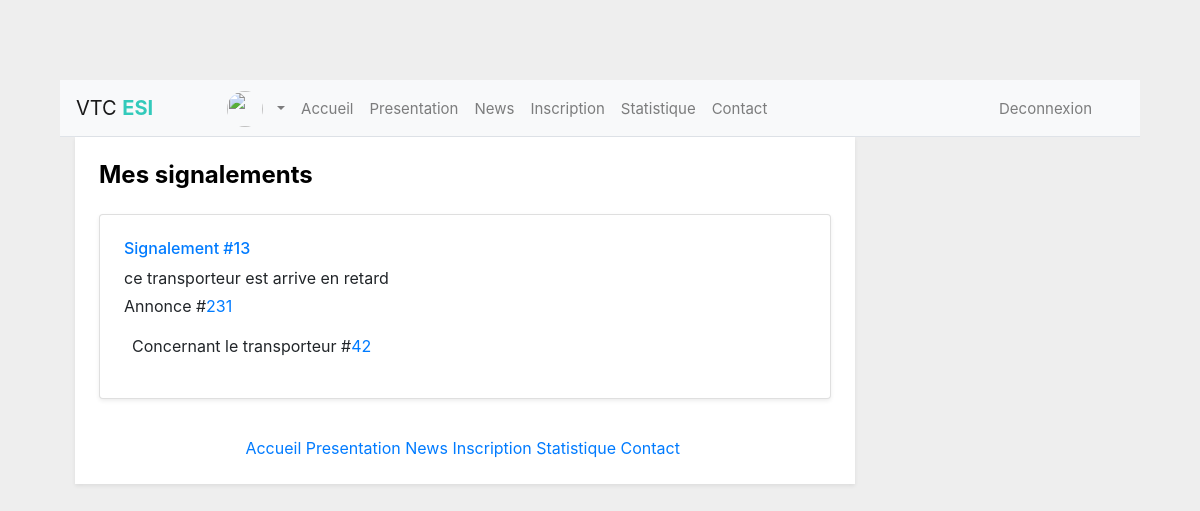
Screenshot of /profilsController/listeSignalement (signed in) with the database file from the repository.
### tables this page shows
CREATE TABLE IF NOT EXISTS `signalement` (
  `transporteur_id` int(11) NOT NULL,
  `id_clent` int(11) NOT NULL,
  `id_annonce` int(11) NOT NULL,
  `texte` varchar(255) NOT NULL,
  `id` int(11) NOT NULL AUTO_INCREMENT,
  `type` varchar(255) NOT NULL,
  PRIMARY KEY (`id`)
);

CREATE TABLE IF NOT EXISTS `transporteur` (
  `transporteur_id` int(11) NOT NULL AUTO_INCREMENT,
  `nom` varchar(255) NOT NULL,
  `prenom` varchar(255) NOT NULL,
  `email` varchar(255) NOT NULL,
  `motdepasse` varchar(255) NOT NULL,
  `tel` int(11) NOT NULL,
  `certifie` varchar(30) NOT NULL,
  `statut` varchar(30) NOT NULL,
  `somme` int(11) DEFAULT '0',
  `note` int(11) DEFAULT NULL,
  `adresse` varchar(100) NOT NULL,
  `just` varchar(300) NOT NULL DEFAULT 'vide',
  `insc` tinyint(1) NOT NULL DEFAULT '0',
  PRIMARY KEY (`transporteur_id`)
);

### application/controller/profilsController.php (called while the page is built, shortened)
<?php
class profilsController extends Controller {
    public function __construct() {
        require_once (APP . 'model/User.php');
    }
    public function listeSignalement()
    {
        require_once (APP . 'model/User.php');
        $user = new User() ;
        require_once (APP . 'model/signalement.php');
        $signalement = new signalement() ;
        $k=$signalement->get_signalement_client($_SESSION['user_id']);
        $i = 0 ;
        $signalements = [] ;
        foreach($k as $s)
        {
            $signalements[$i]['transporteur'] = $user->findT($s->transporteur_id) ;
            $signalements[$i]['id'] = $s->id ;
            $signalements[$i]['annonce'] =$s->id_annonce ;
            $signalements[$i]['type'] =$s->type;
            $signalements[$i]['texte'] =$s->texte;
            $i++;
        }
        $count = $i;
        require_once(APP .'view/MesSignalement.php');
    }
}
?>

### public/index.php (called while the page is built, shortened)
<?php
$app = new Application();

### application/model/signalement.php (called while the page is built, shortened)
<?php
class signalement{
    public function connect()
{
   $db = "mysql:dbname=tdw; host: 127.0.0.1";
    try{
       $c= new PDO($db,"root","",array(PDO::MYSQL_ATTR_INIT_COMMAND => "SET CHARACTER SET UTF8"));
    }
    catch(PDOException $ex){
    printf("erreur de connexion", $ex->getMessage());
    exit();
    }
    return $c;
}
public function get_signalement_client($id)
{
    $c = $this->connect() ;
    $res= $c->query("SELECT * from signalement where id_clent='$id'");
    $table=$res->fetchAll(PDO::FETCH_OBJ);
    return $table;
}
}
?>

### application/model/User.php (called while the page is built, shortened)
<?php
class User {
    public function connect()
{
   $db = "mysql:dbname=tdw; host: 127.0.0.1";
    try{
       $c= new PDO($db,"root","",array(PDO::MYSQL_ATTR_INIT_COMMAND => "SET CHARACTER SET UTF8"));
    }
    catch(PDOException $ex){
    printf("erreur de connexion", $ex->getMessage());
    exit();
    }
    return $c;
}
    public function findT($id)
    {
        $c = $this->connect() ;
        $sql = "SELECT * FROM transporteur WHERE transporteur_id='$id'";
       $res= $c->prepare($sql);
        $res->execute();
        $row =  $res->fetch(PDO::FETCH_OBJ);
        return $row;
    }
}

### application/view/MesSignalement.php (the view, shortened to what this page needs)
<!DOCTYPE html>
<html lang="en">
<head>
    <link rel="stylesheet" href="<?php echo URL ?>css/menu.css">
    <link href="https://cdn.jsdelivr.net/npm/bootstrap@4.3.1/dist/css/bootstrap.min.css" rel="stylesheet">
</head>
<body>
<?php require_once('../application/view/Menu.php') ?>
<link rel="stylesheet" href="https://allyoucan.cloud/cdn/icofont/1.0.1/icofont.css">
<div class="container">
    <div class="row">
        <div class="col-md-9">
            <div class="osahan-account-page-right shadow-sm bg-white p-4 h-100">
<div class="tab-content" id="myTabContent">
                    <div class="tab-pane  fade  active show" id="orders" role="tabpanel" aria-labelledby="orders-tab">
                        <h4 class="font-weight-bold mt-0 mb-4">Mes signalements</h4>
                        <?php for ($numero = 0; $numero < $count; $numero++) { ?>
                        <div class="bg-white card mb-4 order-list shadow-sm">
                            <div class="gold-members p-4">
                                <div class="media">
                                    <div class="media-body">
                                        <h6 class="mb-2">
                                            <a href="#" class="text-black"><?php echo "Signalement #".$signalements[$numero]['id'] ;?></a>
                                        </h6>
                                        <p class="text-gray mb-1"><i class="icofont-location-arrow"></i> <?php echo $signalements[$numero]['texte'] ;?>
                                        </p>
                                        <p class="text-gray mb-3"><i class="icofont-list"></i> Annonce #<a href="<?php echo URL."annoncesController/details_annonces_/".$signalements[$numero]['annonce']?>"><?php echo $signalements[$numero]['annonce'] ;?>  </a> </p>
                                        <p class="text-gray mb-3"><i class="icofont-clock-time ml-2"></i>  Concernant  le transporteur #<a href="<?php echo URL."profilsController/profilTransporteur/".$signalements[$numero]['transporteur']->transporteur_id?>"><?php echo $signalements[$numero]['transporteur']->transporteur_id ;?>  </a>
                                        </div>
                                        </div>
                </div>
                </div>
                                <?php }  ?>
                                </div>
                                <?php
 require_once("../application/view/footer.php") ;?>
</body>
</html>

### public/css/menu.css (style rules this page uses)
body { margin: 0; font-family: Arial, Helvetica, sans-serif; }

### application/view/MesSignalement.php (style rules this page uses)
body { margin:5%; padding:5%; }
body { margin-top:20px; background:#eee; }
.h1, .h2, .h3, .h4, .h5, .h6, h1, h2, h3, h4, h5, h6 { color: #000000; }
.shadow-sm { box-shadow: 0 .125rem .25rem rgba(0,0,0,.075)!important; }

### rows the page displays
signalement: id "13", texte "ce transporteur est arrive en retard", id_annonce "231", transporteur.transporteur_id "42"
